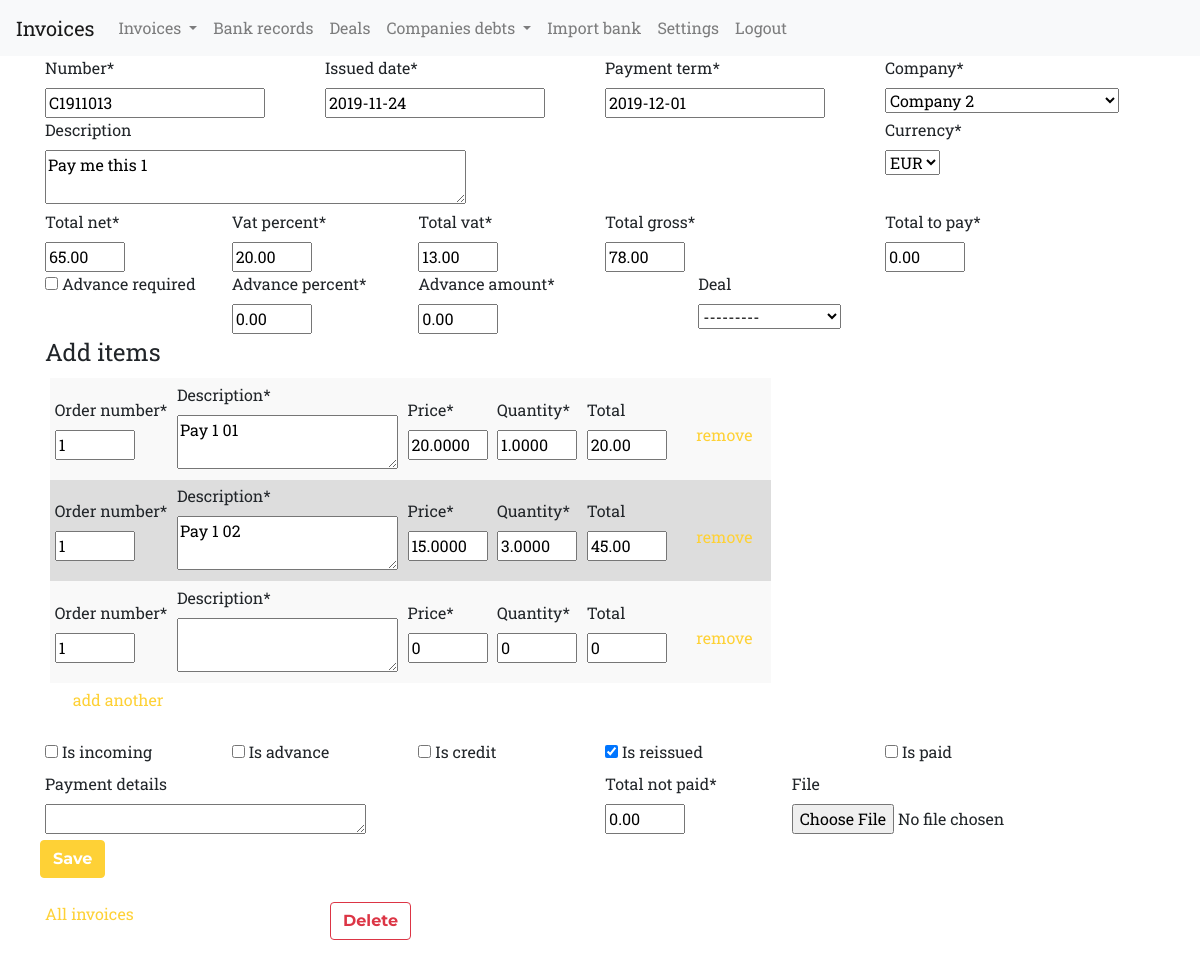
/invoices/update/45/ (signed in), run on an earlier commit of the app's database.
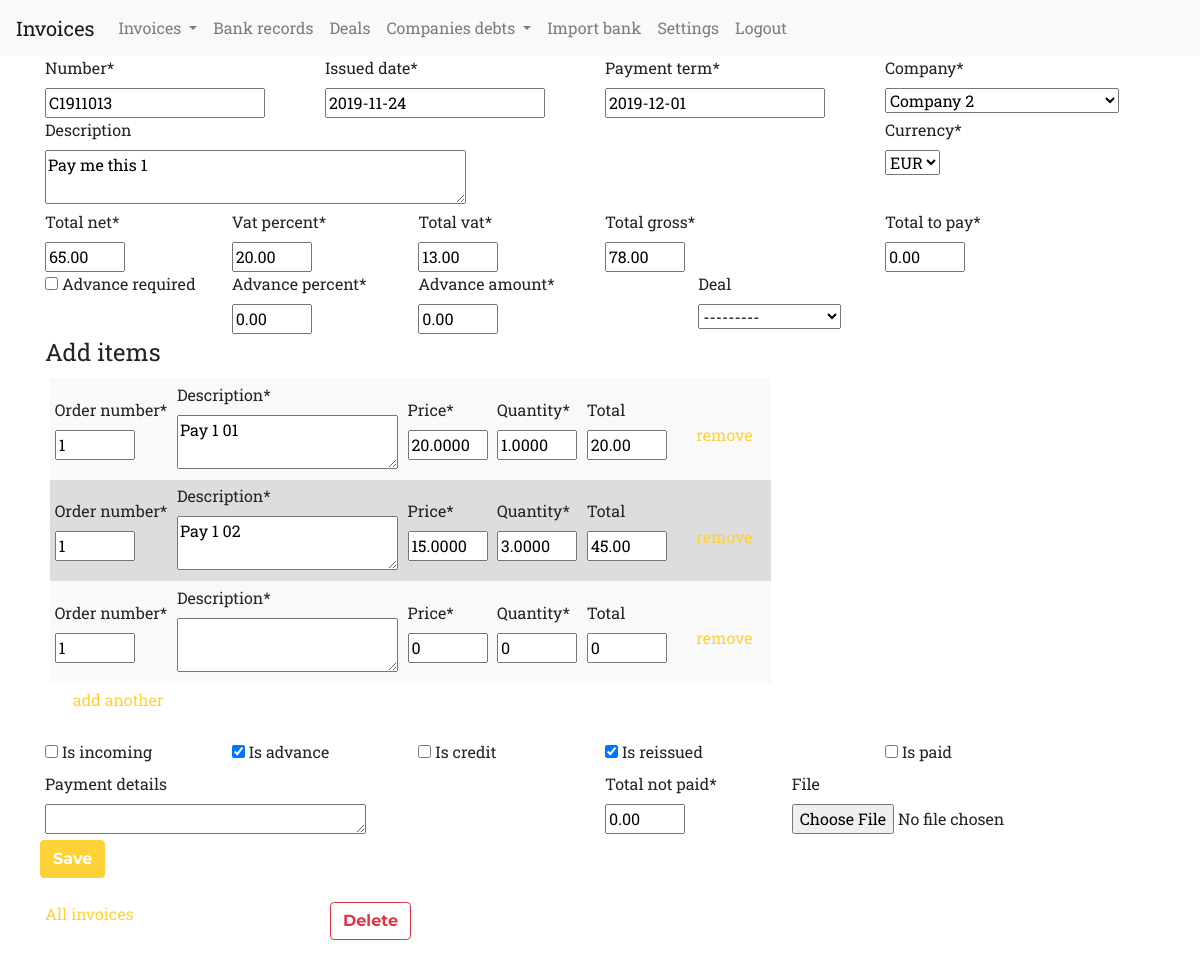
And on a later commit of the database.
### invoices/models/invoice_models.py (models this page shows, shortened)
class Invoice(models.Model):
    objects = InvoiceManager()
    number = models.CharField(max_length=20)
    issued_date = models.DateField(default=date.today)
    payment_term = models.DateField(default=date.today)
    company = models.ForeignKey(Company, on_delete=models.CASCADE)
    description = models.TextField(max_length=300, blank=True,
                                   validators=[MaxLengthValidator(300)])
    total_net = models.DecimalField(default=0, max_digits=10, decimal_places=2)
    vat_percent = models.DecimalField(default=0, max_digits=6, decimal_places=2)
    total_vat = models.DecimalField(default=0, max_digits=10, decimal_places=2)
    total_gross = models.DecimalField(default=0, max_digits=10, decimal_places=2)
    total_not_paid = models.DecimalField(default=0, max_digits=10, decimal_places=2)
    advance_required = models.BooleanField(default=False)
    advance_percent = models.DecimalField(default=0, max_digits=5, decimal_places=2)
    advance_amount = models.DecimalField(default=0, max_digits=10, decimal_places=2)
    total_to_pay = models.DecimalField(default=0, max_digits=10, decimal_places=2)
    is_paid = models.BooleanField(default=False)
    is_incoming = models.BooleanField(default=False)
    is_advance = models.BooleanField(default=False)
    is_reissued = models.BooleanField(default=True)
    is_credit = models.BooleanField(default=False)
    payment_details = models.TextField(max_length=100, blank=True,
                                   validators=[MaxLengthValidator(100)])
    currency = models.ForeignKey(Currency, related_name="invoices", on_delete=models.CASCADE,
        null=False, blank=False, default=1)
    deal = models.ForeignKey(Deal, related_name="invoices", on_delete=models.CASCADE, null=True, blank=True)
    file = models.FileField(upload_to='invoice_files/', blank=True)
    class Meta:
        ordering = ('-number', '-issued_date',)

### invoices/views/basic_views.py (the view, shortened to what this page needs)
@method_decorator(user_passes_test(lambda u:u.is_staff), name='dispatch')
class InvoiceUpdate(LoginRequiredMixin, UpdateView):
    model = Invoice
    form_class = InvoiceForm
    template_name = 'invoices/invoice_create.html'
    pk_url_kwarg = "invoice_id"
    success_url = reverse_lazy('invoices:index')
    def get_initial(self):
        print(self.request.GET.get('returnUrl'))
        return {'returnUrl': self.request.GET.get('returnUrl')}
    def get_context_data(self, **kwargs):
        data = super(InvoiceUpdate, self).get_context_data(**kwargs)
        if self.request.POST:
            data['items'] = InvoiceItemFormSet(self.request.POST, instance=self.object)
        else:
            data['items'] = InvoiceItemFormSet(instance=self.object)
        return data

### invoices/forms/custom_layout_object.py (called while the page is built)
    def render(self, form, form_style, context, template_pack=TEMPLATE_PACK):
        formset = context[self.formset_name_in_context]
        return render_to_string(self.template, {'formset': formset})

### invoices/models/common_models.py (called while the page is built)
    def __str__(self):
        return self.name

### invoices/models/deal_models.py (called while the page is built)
    def __str__(self):
        return self.name + '-' + self.department.name

    def __str__(self):
        return self.name

### invoices/templates/invoices/invoice_create.html (shortened to what this page needs)
{% extends "invoices/local_base.html" %}
{% load static %}
{% load crispy_forms_tags %}
{% block content %}
<div class="container">
    {% crispy form %}
    <div class="row">
        <div class="col-md-3">
            <a href="{% url 'invoices:index' %}">All invoices</a>
        </div>
        <div class="col-md-6">
            {% if object.id %}
            <a class="btn btn-outline-danger" href="{% url 'invoices:invoice_delete' invoice_id=object.id %}">Delete</a>
            {% endif %}
        </div>
    </div>
    <br>
</div>
  {% endblock content %}

What changed in the data, as far as the page shows it:
changed Invoice "Company 2": is_advance "☐" → "☑"
